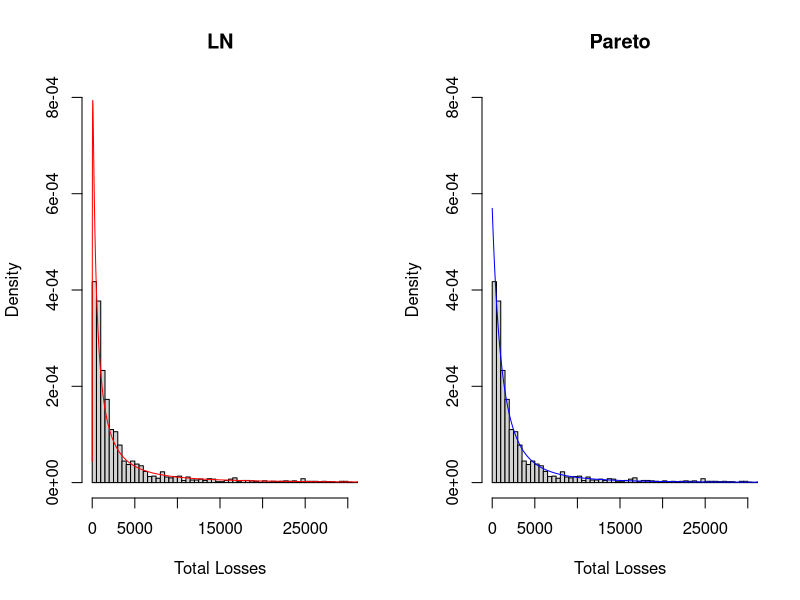
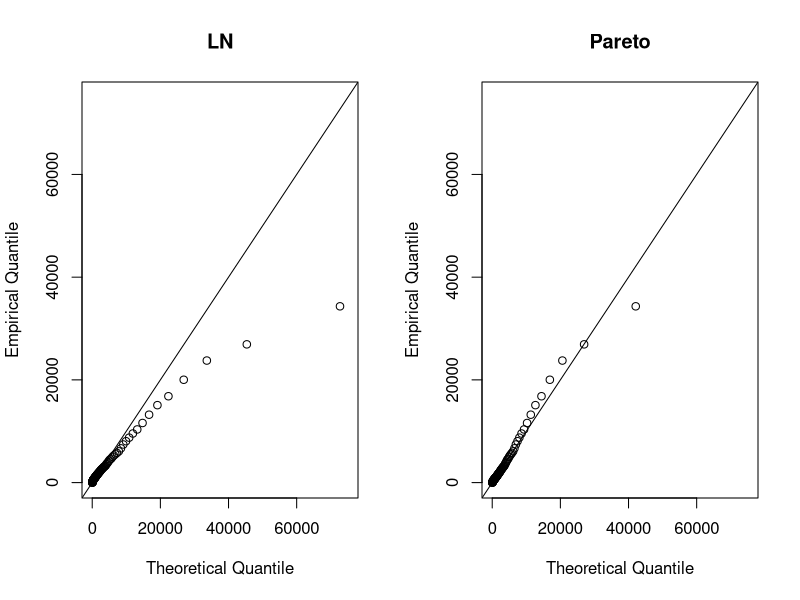

Write R code to recreate these figures, in order.
## ---- chunk 1
dat <- read.csv(file = "MassAuto.csv",header=TRUE)
## ---- chunk 2
names(dat)
## ---- chunk 3
dat$Loss <- dat$Loss1 + dat$Loss2
## ---- chunk 4
library(dplyr)
freq.dat <- dat %>% group_by(VIN) %>% summarise(tLoss = sum(Loss),count = sum(Loss>0))
dim(freq.dat)
## ---- chunk 5
loglikPois<-function(parms){ 
  lambda=parms[1]
  llk <- -sum(log(dpois(freq.dat$count,lambda)))
  llk
}
ini.Pois <- 1
zop.Pois <- nlminb(ini.Pois,loglikPois,lower=c(1e-6),upper=c(Inf))
print(zop.Pois)
## ---- chunk 6
library(numDeriv)
est <- zop.Pois$par
names(est) <- c("lambda")
hess<-hessian(loglikPois,est)
se <-sqrt(diag(solve(hess)))
print(cbind(est,se))
## ---- chunk 7
dnb <- function(y,r,beta){
  gamma(y+r)/gamma(r)/gamma(y+1)*(1/(1+beta))^r*(beta/(1+beta))^y
}
loglikNB<-function(parms){ 
  r=parms[1]
  beta=parms[2]
  llk <- -sum(log(dnb(freq.dat$count,r,beta)))
  llk
}
ini.NB <- c(1,1)
zop.NB <- nlminb(ini.NB,loglikNB,lower=c(1e-6,1e-6),upper=c(Inf,Inf))
print(zop.NB)
## ---- chunk 8
library(numDeriv)
est <- zop.NB$par
names(est) <- c("r","beta")
hess<-hessian(loglikNB,est)
se <-sqrt(diag(solve(hess)))
print(cbind(est,se))
## ---- chunk 9
lambda<-zop.Pois$par 
r<-zop.NB$par[1]
beta<-zop.NB$par[2]
numrow<-max(freq.dat$count)+1
## ---- chunk 10
emp<-rep(0,numrow+1)
for(i in 1:(numrow+1)){
  emp[i]<-sum(freq.dat$count==i-1)
}
## ---- chunk 11
pois<-rep(0,numrow+1)
for(i in 1:numrow){
  pois[i]<-length(freq.dat$count)*dpois(i-1,lambda)
}
pois[numrow+1]<- length(freq.dat$count)-sum(pois)
## ---- chunk 12
nb<-rep(0,numrow+1)
for(i in 1:numrow){
  nb[i]<-length(freq.dat$count)*dnb(i-1,r,beta)
}
nb[numrow+1]<- length(freq.dat$count)-sum(nb)
## ---- chunk 13
freq <- cbind(emp,pois,nb)
rownames(freq) <- c("0","1","2","3",">3")
colnames(freq) <- c("Empirical","Poisson","NegBin")
round(freq,digits=3)
## ---- chunk 14
chi.pois <- sum((pois-emp)^2/pois)
chi.negbin <- sum((nb-emp)^2/nb)
chisq <- c(Poisson=chi.pois, NegBin=chi.negbin)
print(chisq)
## ---- chunk 15
sev.dat <- subset(dat,Loss>0)
dim(sev.dat)
## ---- chunk 16
library(VGAM)
fit.LN <- vglm(Loss ~ 1, family=lognormal, data = sev.dat)
summary(fit.LN)
## ---- chunk 17
coef(fit.LN)                
## ---- chunk 18
confint(fit.LN, level=0.95)   
## ---- chunk 19
logLik(fit.LN)               
## ---- chunk 20
AIC(fit.LN)                 
## ---- chunk 21
BIC(fit.LN)                 
## ---- chunk 22
vcov(fit.LN)                 
## ---- chunk 23
loglikLN<-function(parms){ 
  mu=parms[1]
  sigma=parms[2]
  llk <- -sum(log(dlnorm(sev.dat$Loss, mu, sigma)))
  llk
}
ini.LN <- c(coef(fit.LN)[1],exp(coef(fit.LN)[2]))
zop.LN <- nlminb(ini.LN,loglikLN,lower=c(-Inf,1e-6),upper=c(Inf,Inf))
print(zop.LN)
## ---- chunk 24
library(numDeriv)
est <- zop.LN$par
names(est) <- c("mu","sigma")
hess<-hessian(loglikLN,est)
se <-sqrt(diag(solve(hess)))
print(cbind(est,se))
## ---- chunk 25
library(VGAM)
fit.pareto <- vglm(Loss ~ 1, paretoII, loc=0, data = sev.dat)
summary(fit.pareto)
head(fitted(fit.pareto))
coef(fit.pareto)                 #note both parameters are in log scale
exp(coef(fit.pareto))            #estimate of parameters
confint(fit.pareto, level=0.95)  #confidence intervals for model parameters 
logLik(fit.pareto)               #loglikelihood for pareto
AIC(fit.pareto)                  #AIC for pareto
BIC(fit.pareto)                  #BIC for pareto
vcov(fit.pareto)                 #covariance matrix for model parameters 
## ---- chunk 26
dpareto <- function(y,theta,alpha){
  alpha*theta^alpha/(y+theta)^(alpha+1)
}
loglikP<-function(parms){ 
  theta=parms[1]
  alpha=parms[2]
  llk <- -sum(log(dpareto(sev.dat$Loss,theta,alpha)))
  llk
}
ini.P <- exp(coef(fit.pareto))
zop.P <- nlminb(ini.P,loglikP,lower=c(1e-6,1e-6),upper=c(Inf,Inf))
print(zop.P)
## ---- chunk 27
library(numDeriv)
est <- zop.P$par
names(est) <- c("theta","alpha")
hess<-hessian(loglikP,est)
se <-sqrt(diag(solve(hess)))
print(cbind(est,se))
## ---- chunk 28
par(mfrow=c(1,2))
## ---- chunk 29
hist(sev.dat$Loss,xlab="Total Losses",main="LN",breaks=100,freq=F,xlim=c(0,3e4),ylim=c(0,8e-4))
x <- seq(1,max(sev.dat$Loss),1)
mu <- zop.LN$par[1]
sigma <- zop.LN$par[2]
lines(x,dlnorm(x,mu,sigma),col="red")
## ---- chunk 30
hist(sev.dat$Loss,xlab="Total Losses",main="Pareto",breaks=100,freq=F,xlim=c(0,3e4),ylim=c(0,8e-4))
x <- seq(1,max(sev.dat$Loss),1)
theta <- zop.P$par[1]
alpha <- zop.P$par[2]
lines(x,dpareto(x,theta,alpha),col="blue")
## ---- chunk 31
qpareto <- function(p,theta,alpha){theta*((1-p)^(-1/alpha)-1)}
pct <- seq(0.01,0.99,0.01)
par(mfrow=c(1,2))
plot(qlnorm(pct,mu,sigma),quantile(sev.dat$Loss,probs=pct),
     main="LN", xlab="Theoretical Quantile", ylab="Empirical Quantile",
     xlim=c(0,7.5e4),ylim=c(0,7.5e4))
abline(0,1)
plot(qpareto(pct,theta,alpha),quantile(sev.dat$Loss,probs=pct),
     main="Pareto", xlab="Theoretical Quantile", ylab="Empirical Quantile",
     xlim=c(0,7.5e4),ylim=c(0,7.5e4))
abline(0,1)
